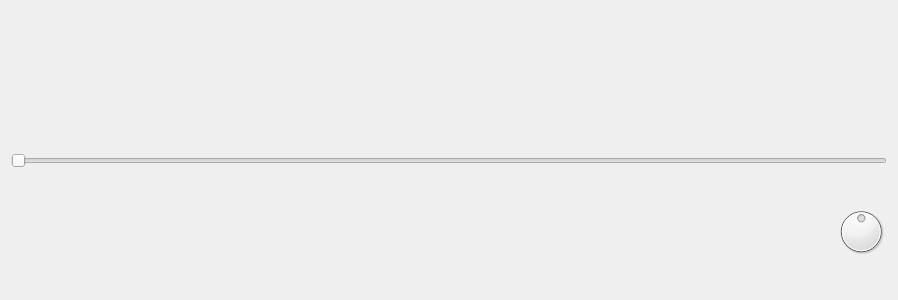
<?xml version="1.0" encoding="UTF-8"?>
<ui version="4.0">
 <class>MyPlayer</class>
 <widget class="QWidget" name="MyPlayer">
  <property name="geometry">
   <rect>
    <x>0</x>
    <y>0</y>
    <width>898</width>
    <height>300</height>
   </rect>
  </property>
  <property name="windowTitle">
   <string/>
  </property>
  <layout class="QVBoxLayout" name="verticalLayout_3">
   <item>
    <layout class="QVBoxLayout" name="verticalLayout_2">
     <item>
      <widget class="QLabel" name="label_nameMusic">
       <property name="minimumSize">
        <size>
         <width>0</width>
         <height>100</height>
        </size>
       </property>
       <property name="text">
        <string/>
       </property>
       <property name="alignment">
        <set>Qt::AlignCenter</set>
       </property>
      </widget>
     </item>
     <item>
      <layout class="QVBoxLayout" name="verticalLayout">
       <item>
        <widget class="QSlider" name="horizontalSlider">
         <property name="orientation">
          <enum>Qt::Horizontal</enum>
         </property>
        </widget>
       </item>
       <item>
        <layout class="QHBoxLayout" name="horizontalLayout">
         <item>
          <widget class="QPushButton" name="button_random">
           <property name="minimumSize">
            <size>
             <width>200</width>
             <height>50</height>
            </size>
           </property>
           <property name="styleSheet">
            <string notr="true">border: none;</string>
           </property>
           <property name="text">
            <string/>
           </property>
           <property name="icon">
            <iconset resource="resources.qrc">
             <normaloff>:/resources/random.png</normaloff>:/resources/random.png</iconset>
           </property>
           <property name="iconSize">
            <size>
             <width>25</width>
             <height>25</height>
            </size>
           </property>
           <property name="checkable">
            <bool>true</bool>
           </property>
           <property name="checked">
            <bool>false</bool>
           </property>
          </widget>
         </item>
         <item>
          <widget class="QPushButton" name="button_back">
           <property name="minimumSize">
            <size>
             <width>200</width>
             <height>50</height>
            </size>
           </property>
           <property name="styleSheet">
            <string notr="true">border: none;</string>
           </property>
           <property name="text">
            <string/>
           </property>
           <property name="icon">
            <iconset resource="resources.qrc">
             <normaloff>:/resources/back.png</normaloff>:/resources/back.png</iconset>
           </property>
           <property name="iconSize">
            <size>
             <width>25</width>
             <height>25</height>
            </size>
           </property>
          </widget>
         </item>
         <item>
          <widget class="QPushButton" name="button_start">
           <property name="minimumSize">
            <size>
             <width>200</width>
             <height>50</height>
            </size>
           </property>
           <property name="tabletTracking">
            <bool>false</bool>
           </property>
           <property name="autoFillBackground">
            <bool>false</bool>
           </property>
           <property name="styleSheet">
            <string notr="true">border: none;</string>
           </property>
           <property name="text">
            <string/>
           </property>
           <property name="icon">
            <iconset resource="resources.qrc">
             <normaloff>:/resources/play.png</normaloff>:/resources/play.png</iconset>
           </property>
           <property name="iconSize">
            <size>
             <width>25</width>
             <height>25</height>
            </size>
           </property>
          </widget>
         </item>
         <item>
          <widget class="QPushButton" name="button_next">
           <property name="minimumSize">
            <size>
             <width>200</width>
             <height>50</height>
            </size>
           </property>
           <property name="styleSheet">
            <string notr="true">border: none;</string>
           </property>
           <property name="text">
            <string/>
           </property>
           <property name="icon">
            <iconset resource="resources.qrc">
             <normaloff>:/resources/next.png</normaloff>:/resources/next.png</iconset>
           </property>
           <property name="iconSize">
            <size>
             <width>25</width>
             <height>25</height>
            </size>
           </property>
          </widget>
         </item>
         <item>
          <widget class="QDial" name="dial">
           <property name="minimumSize">
            <size>
             <width>50</width>
             <height>50</height>
            </size>
           </property>
           <property name="value">
            <number>50</number>
           </property>
          </widget>
         </item>
        </layout>
       </item>
      </layout>
     </item>
    </layout>
   </item>
  </layout>
 </widget>
 <resources>
  <include location="resources.qrc"/>
 </resources>
 <connections/>
</ui>
